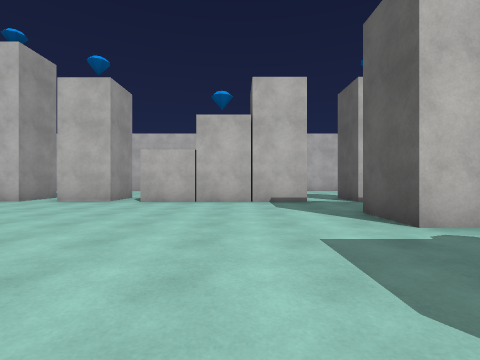
[1] (above)

12 first-person views from a walk through a Unity game level. The camera is 1.2 m above the floor, looks level and sees 85° across. The floor is counted in squares, 2 m on a side. Each view is taken from the middle of a square. On the plan, view 1 faces up. The plan holds only what a view shows up to about 9 squares ahead; the rest is blank. The place goes on beyond the plan. The player character is not drawn. Some surface patterns are stand-ins.

[2]
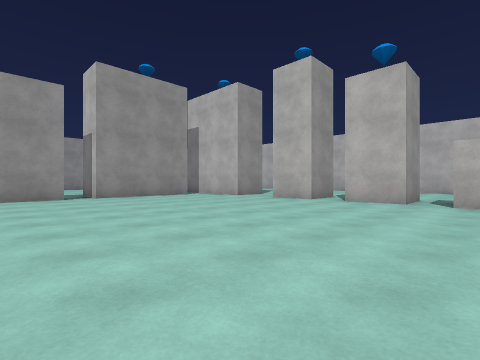

[3]
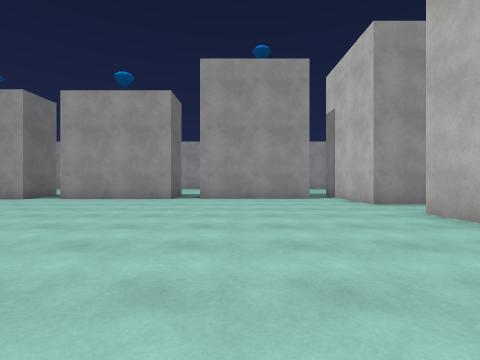

[4]
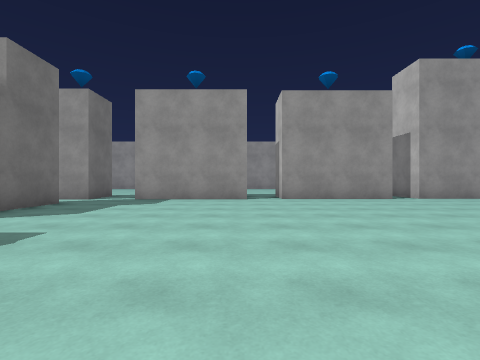

[5]
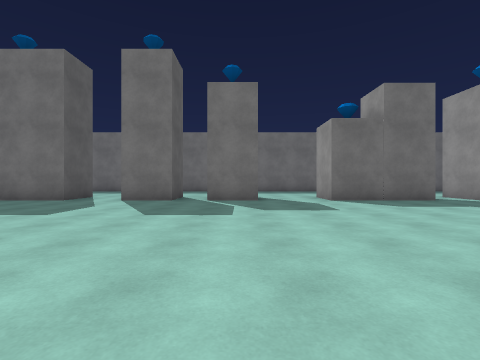

[6]
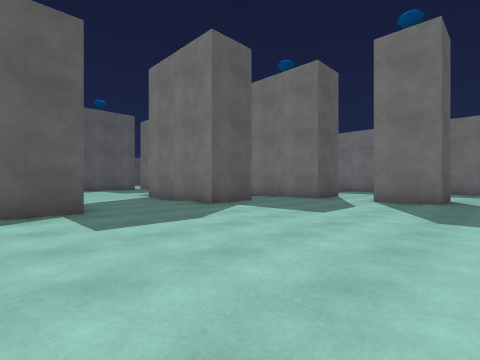

[7]
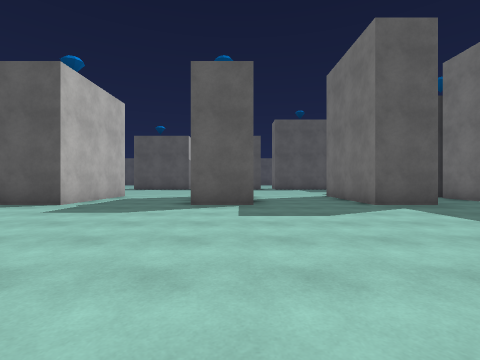

[8]
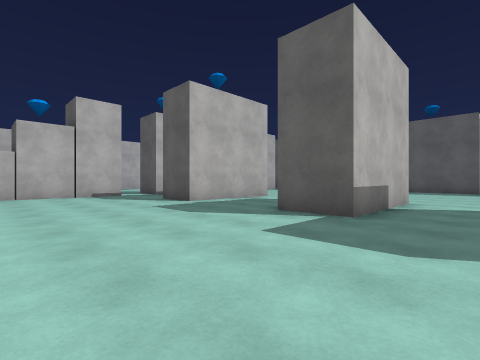

[9]
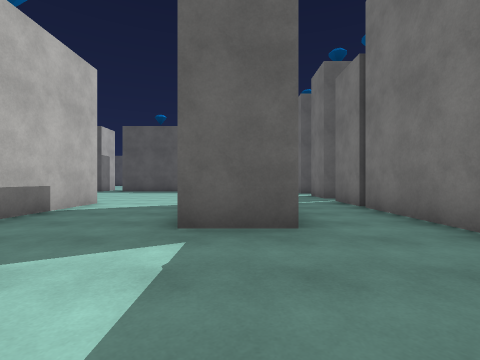

[10]
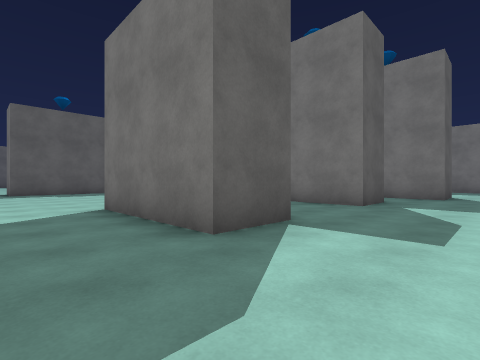

[11]
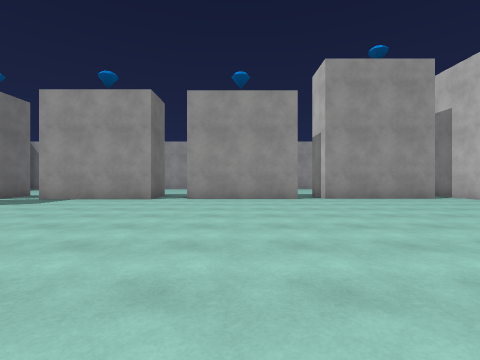

[12]
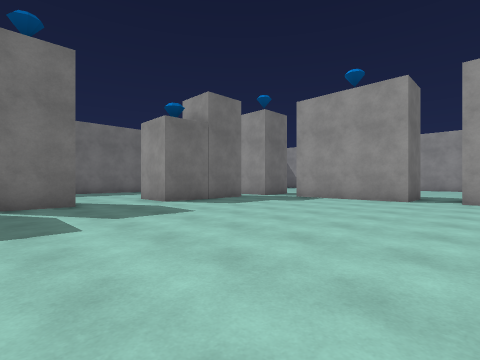

### Floor plan
Points are (right, up) in squares from view 1. A wall is a line through its corners. A room is listed if a view was taken in it or the views show most of it. See-through windows are left out.
Room 1 (views 1, 2, 3, 4, 5, 6, 7, 8, 9, 10, 11, 12)
walls: (-3.6, 7.2) (-5.1, 7.2); (-3.6, 7.4) (-5.2, 7.4); (-11.3, 1.8) (-11.3, -1.7); (-4.6, -7.7) (-3, -7.7); (-11.3, -2.8) (-11.3, -6.4); (-2, -7.7) (-0.5, -7.7); (2.2, -5.8) (2.2, -4.2) (5.5, -4.2); (-9.4, 7.2) (-12, 7.2); (1.2, -7.7) (4.8, -7.7); (1.9, 7.2) (-2.8, 7.2); (-11.3, 6.2) (-11.3, 2.7); (5, 3.3) (2.2, 3.3) (2.2, 4.9); (-9.8, -7.7) (-6.7, -7.7); (5.8, -1.3) (2.2, -1.3) (2.2, 0.2) (5.8, 0.2); (-12, -7.7) (-11.1, -7.7)
ways out: opening at (-12, -7); opening at (-12, -2); opening at (-12, 2); opening at (-12, 7); opening at (-10, -8.5); opening at (-7.5, 7.8); opening at (-5.5, -8.5); opening at (-3, 8); opening at (0.5, -8.5); opening at (5.1, 0.2)

Where each view was taken, in squares from view 1:
view 1: 0 up, 0 right, facing up
view 2: 0 up, 2 left, facing up-left
view 3: 4 up, 3 left, facing left
view 4: 3 down, 3 left, facing left
view 5: 0 up, 4 left, facing down
view 6: 0 up, 3 left, facing down-right
view 7: 1 down, 4 left, facing right
view 8: 3 down, 2 left, facing up-right
view 9: 5 down, 1 left, facing right
view 10: 2 up, 0 right, facing down-right
view 11: 0 up, 3 left, facing left
view 12: 1 down, 3 left, facing down-left
